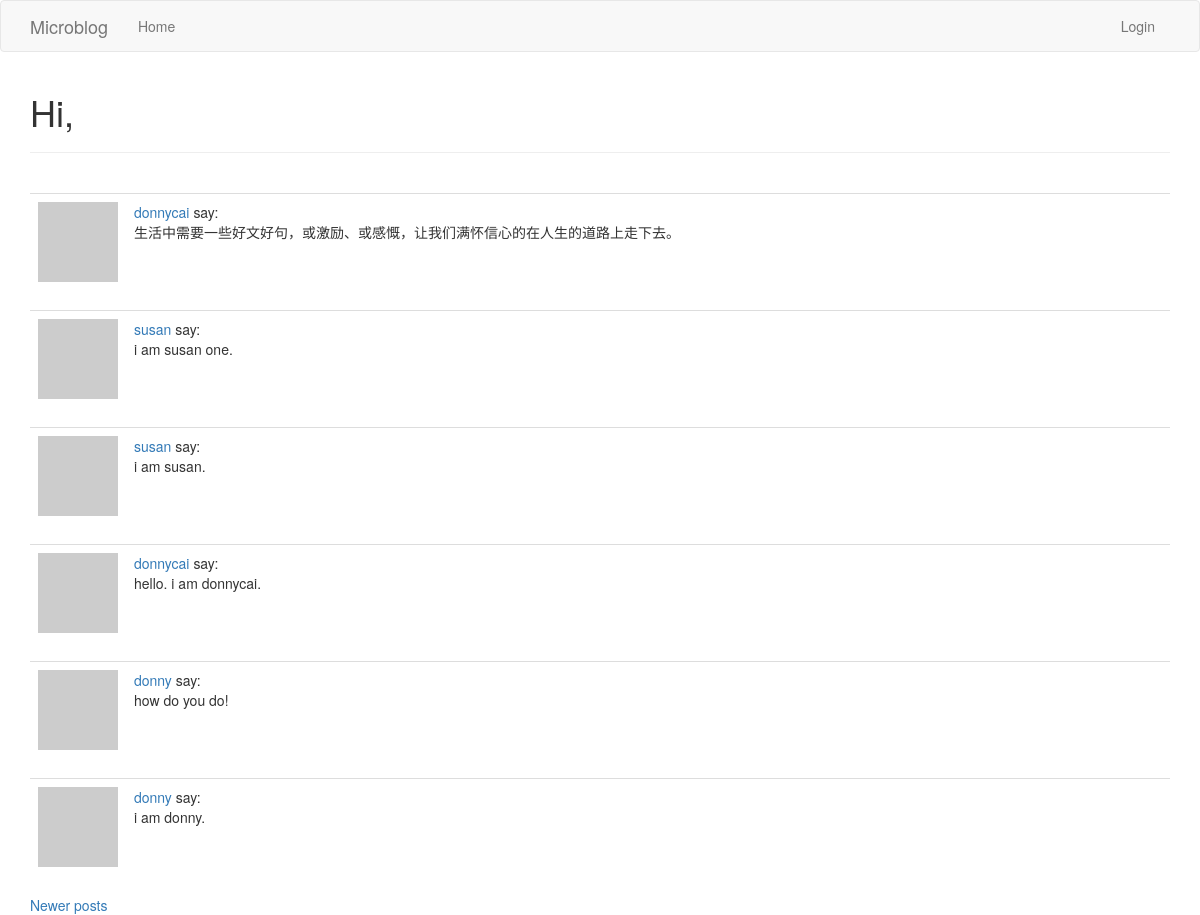
The app's page /explore?page=4 with its own data.
### app/models.py (models this page shows, shortened)
class Post(db.Model):
    id = db.Column(db.Integer, primary_key=True)
    body = db.Column(db.String(140))
    timestamp = db.Column(db.DateTime, index=True, default=datetime.utcnow)
    user_id = db.Column(db.Integer, db.ForeignKey('user.id'))

class User(UserMixin, db.Model):
    id = db.Column(db.Integer, primary_key=True)
    username = db.Column(db.String(64), index=True, unique=True)
    email = db.Column(db.String(128), index=True, unique=True)
    password_hash = db.Column(db.String(128))
    about_me = db.Column(db.String(140))
    last_seen = db.Column(db.DateTime, default=datetime.utcnow)
    posts = db.relationship('Post', backref='author', lazy='dynamic')
    followed = db.relationship('User', secondary=followers,
                               primaryjoin=(followers.c.follower_id == id),
                               secondaryjoin=(followers.c.followed_id == id),
                               backref=db.backref('followers', lazy='dynamic'), lazy='dynamic')
    def avatar(self, size):
        digest = md5(self.email.lower().encode('utf-8')).hexdigest()
        return 'https://s.gravatar.com/avatar/{}?d=identicon&s={}'.format(digest, size)

### app/routes.py (the view)
@app.route('/explore')
def explore():
    page = request.args.get('page', 1, type=int)
    posts = Post.query.order_by(Post.timestamp.desc()).paginate(
        page, app.config['POSTS_PER_PAGE'], False)
    next_url = url_for('explore', page=posts.next_num) \
        if posts.has_next else None
    prev_url = url_for('explore', page=posts.prev_num) \
        if posts.has_prev else None
    return render_template('index.html', posts=posts.items, title='Explore',
                           next_url=next_url, prev_url=prev_url)

### app/routes.py (called while the page is built)
@app.before_request
def before_request():
    if current_user.is_authenticated:
        current_user.last_seen = datetime.utcnow()
        db.session.commit()

### app/templates/index.html (shortened to what this page needs)
{% extends "base.html" %}
{% import 'bootstrap/wtf.html' as wtf %}
{% block app_content %}
    <h1>Hi, {% if current_user %}{{ current_user.username }}{% else %}Tourists{% endif %}</h1>
    <hr>
    <br>
    {% for post in posts %}
        {% include '_post.html' %}
    {% endfor %}
    {% if prev_url %}
        <a href="{{ prev_url }}">Newer posts</a>
    {% endif %}
{% endblock %}

### app/templates/_post.html
<table class="table table-hover">
    <tr valign="top">
        <td width="70px">
            <a href="{{ url_for('user', username=post.author.username) }}">
                <img src="{{ post.author.avatar(36) }}">
            </a>
        </td>
        <td>
            <a href="{{ url_for('user', username=post.author.username) }}">
                {{ post.author.username }}
            </a>
            say:
            <br>{{ post.body }}</td>
    </tr>
</table>

### records on screen
Post: author.username "donnycai", body "生活中需要一些好文好句，或激励、或感慨，让我们满怀信心的在人生的道路上走下去。"
Post: author.username "susan", body "i am susan one."
Post: author.username "susan", body "i am susan."
Post: author.username "donnycai", body "hello. i am donnycai."
Post: author.username "donny", body "how do you do!"
Post: author.username "donny", body "i am donny."
